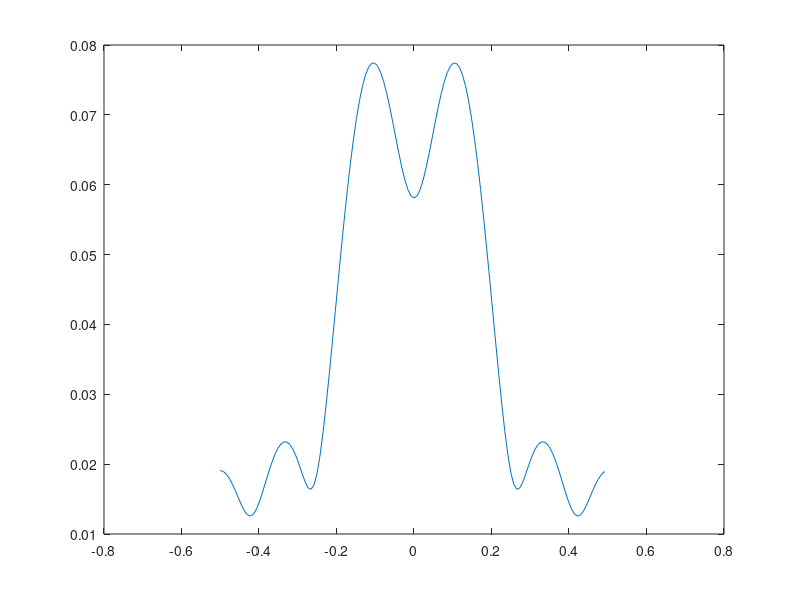

The MATLAB source for this figure: (Note: this script raises an error after producing the figure.)
clear all
close all
N=7;
k=0:N-1;
alfa = (N-1)/2;
himpres = 0.2*sinc(0.2*k-alfa);
M=128;

HIMP=abs(fftshift(fft(himpres,M)));
HIMPtheta = angle(fftshift(fft(himpres,M)));
nu=-0.5:1/M:0.5-1/M;

plot(nu,HIMP);

smagnitud

target=ones(1,128);
target(nu<-0.1)=0;
target(nu>0.1)=0;

plot(nu,target);

error = abs(HIMP-target);
plot(nu,error)